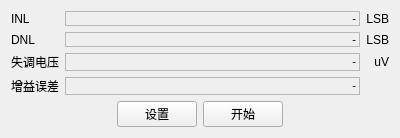
<?xml version="1.0" encoding="UTF-8"?>
<ui version="4.0">
 <class>QStaticTestWidgetClass</class>
 <widget class="QWidget" name="QStaticTestWidgetClass">
  <property name="geometry">
   <rect>
    <x>0</x>
    <y>0</y>
    <width>400</width>
    <height>129</height>
   </rect>
  </property>
  <property name="windowTitle">
   <string>QStaticTestWidget</string>
  </property>
  <layout class="QVBoxLayout" name="verticalLayout">
   <item>
    <layout class="QGridLayout" name="gridLayout">
     <item row="0" column="0" colspan="2">
      <widget class="QLabel" name="label_16">
       <property name="text">
        <string>INL</string>
       </property>
      </widget>
     </item>
     <item row="0" column="2">
      <widget class="QLineLabel" name="inl">
       <property name="sizePolicy">
        <sizepolicy hsizetype="Expanding" vsizetype="Preferred">
         <horstretch>0</horstretch>
         <verstretch>0</verstretch>
        </sizepolicy>
       </property>
       <property name="frameShape">
        <enum>QFrame::StyledPanel</enum>
       </property>
       <property name="text">
        <string>&lt;!DOCTYPE HTML PUBLIC &quot;-//W3C//DTD HTML 4.0//EN&quot; &quot;http://www.w3.org/TR/REC-html40/strict.dtd&quot;&gt;
&lt;html&gt;&lt;head&gt;&lt;meta name=&quot;qrichtext&quot; content=&quot;1&quot; /&gt;&lt;style type=&quot;text/css&quot;&gt;
p, li { white-space: pre-wrap; }
&lt;/style&gt;&lt;/head&gt;&lt;body style=&quot; font-family:'MS Shell Dlg 2'; font-size:8.25pt; font-weight:400; font-style:normal;&quot;&gt;
&lt;p style=&quot; margin-top:0px; margin-bottom:0px; margin-left:0px; margin-right:0px; -qt-block-indent:0; text-indent:0px;&quot;&gt;&lt;span style=&quot; font-size:8pt;&quot;&gt;-&lt;/span&gt;&lt;/p&gt;&lt;/body&gt;&lt;/html&gt;</string>
       </property>
       <property name="alignment">
        <set>Qt::AlignRight|Qt::AlignTrailing|Qt::AlignVCenter</set>
       </property>
      </widget>
     </item>
     <item row="0" column="3">
      <widget class="QLabel" name="label_17">
       <property name="text">
        <string>LSB</string>
       </property>
       <property name="alignment">
        <set>Qt::AlignRight|Qt::AlignTrailing|Qt::AlignVCenter</set>
       </property>
      </widget>
     </item>
     <item row="1" column="0" colspan="2">
      <widget class="QLabel" name="label_18">
       <property name="text">
        <string>DNL</string>
       </property>
      </widget>
     </item>
     <item row="1" column="2">
      <widget class="QLineLabel" name="dnl">
       <property name="sizePolicy">
        <sizepolicy hsizetype="Expanding" vsizetype="Preferred">
         <horstretch>0</horstretch>
         <verstretch>0</verstretch>
        </sizepolicy>
       </property>
       <property name="frameShape">
        <enum>QFrame::StyledPanel</enum>
       </property>
       <property name="text">
        <string>&lt;!DOCTYPE HTML PUBLIC &quot;-//W3C//DTD HTML 4.0//EN&quot; &quot;http://www.w3.org/TR/REC-html40/strict.dtd&quot;&gt;
&lt;html&gt;&lt;head&gt;&lt;meta name=&quot;qrichtext&quot; content=&quot;1&quot; /&gt;&lt;style type=&quot;text/css&quot;&gt;
p, li { white-space: pre-wrap; }
&lt;/style&gt;&lt;/head&gt;&lt;body style=&quot; font-family:'MS Shell Dlg 2'; font-size:8.25pt; font-weight:400; font-style:normal;&quot;&gt;
&lt;p style=&quot; margin-top:0px; margin-bottom:0px; margin-left:0px; margin-right:0px; -qt-block-indent:0; text-indent:0px;&quot;&gt;&lt;span style=&quot; font-size:8pt;&quot;&gt;-&lt;/span&gt;&lt;/p&gt;&lt;/body&gt;&lt;/html&gt;</string>
       </property>
       <property name="alignment">
        <set>Qt::AlignRight|Qt::AlignTrailing|Qt::AlignVCenter</set>
       </property>
      </widget>
     </item>
     <item row="1" column="3">
      <widget class="QLabel" name="label_19">
       <property name="text">
        <string>LSB</string>
       </property>
       <property name="alignment">
        <set>Qt::AlignRight|Qt::AlignTrailing|Qt::AlignVCenter</set>
       </property>
      </widget>
     </item>
     <item row="2" column="0" colspan="2">
      <widget class="QLabel" name="label_20">
       <property name="text">
        <string>失调电压</string>
       </property>
      </widget>
     </item>
     <item row="2" column="2">
      <widget class="QLineLabel" name="offsetVolt">
       <property name="sizePolicy">
        <sizepolicy hsizetype="Expanding" vsizetype="Preferred">
         <horstretch>0</horstretch>
         <verstretch>0</verstretch>
        </sizepolicy>
       </property>
       <property name="frameShape">
        <enum>QFrame::StyledPanel</enum>
       </property>
       <property name="text">
        <string>&lt;!DOCTYPE HTML PUBLIC &quot;-//W3C//DTD HTML 4.0//EN&quot; &quot;http://www.w3.org/TR/REC-html40/strict.dtd&quot;&gt;
&lt;html&gt;&lt;head&gt;&lt;meta name=&quot;qrichtext&quot; content=&quot;1&quot; /&gt;&lt;style type=&quot;text/css&quot;&gt;
p, li { white-space: pre-wrap; }
&lt;/style&gt;&lt;/head&gt;&lt;body style=&quot; font-family:'MS Shell Dlg 2'; font-size:8.25pt; font-weight:400; font-style:normal;&quot;&gt;
&lt;p style=&quot; margin-top:0px; margin-bottom:0px; margin-left:0px; margin-right:0px; -qt-block-indent:0; text-indent:0px;&quot;&gt;&lt;span style=&quot; font-size:8pt;&quot;&gt;-&lt;/span&gt;&lt;/p&gt;&lt;/body&gt;&lt;/html&gt;</string>
       </property>
       <property name="alignment">
        <set>Qt::AlignRight|Qt::AlignTrailing|Qt::AlignVCenter</set>
       </property>
      </widget>
     </item>
     <item row="2" column="3">
      <widget class="QLabel" name="label_21">
       <property name="text">
        <string>uV</string>
       </property>
       <property name="alignment">
        <set>Qt::AlignRight|Qt::AlignTrailing|Qt::AlignVCenter</set>
       </property>
      </widget>
     </item>
     <item row="3" column="0" colspan="2">
      <widget class="QLabel" name="label_22">
       <property name="text">
        <string>增益误差</string>
       </property>
      </widget>
     </item>
     <item row="3" column="2">
      <widget class="QLineLabel" name="gainError">
       <property name="sizePolicy">
        <sizepolicy hsizetype="Expanding" vsizetype="Preferred">
         <horstretch>0</horstretch>
         <verstretch>0</verstretch>
        </sizepolicy>
       </property>
       <property name="frameShape">
        <enum>QFrame::StyledPanel</enum>
       </property>
       <property name="text">
        <string>&lt;!DOCTYPE HTML PUBLIC &quot;-//W3C//DTD HTML 4.0//EN&quot; &quot;http://www.w3.org/TR/REC-html40/strict.dtd&quot;&gt;
&lt;html&gt;&lt;head&gt;&lt;meta name=&quot;qrichtext&quot; content=&quot;1&quot; /&gt;&lt;style type=&quot;text/css&quot;&gt;
p, li { white-space: pre-wrap; }
&lt;/style&gt;&lt;/head&gt;&lt;body style=&quot; font-family:'MS Shell Dlg 2'; font-size:8.25pt; font-weight:400; font-style:normal;&quot;&gt;
&lt;p style=&quot; margin-top:0px; margin-bottom:0px; margin-left:0px; margin-right:0px; -qt-block-indent:0; text-indent:0px;&quot;&gt;&lt;span style=&quot; font-size:8pt;&quot;&gt;-&lt;/span&gt;&lt;/p&gt;&lt;/body&gt;&lt;/html&gt;</string>
       </property>
       <property name="alignment">
        <set>Qt::AlignRight|Qt::AlignTrailing|Qt::AlignVCenter</set>
       </property>
      </widget>
     </item>
    </layout>
   </item>
   <item>
    <layout class="QHBoxLayout" name="horizontalLayout">
     <item>
      <spacer name="horizontalSpacer">
       <property name="orientation">
        <enum>Qt::Horizontal</enum>
       </property>
       <property name="sizeHint" stdset="0">
        <size>
         <width>40</width>
         <height>20</height>
        </size>
       </property>
      </spacer>
     </item>
     <item>
      <widget class="QPushButton" name="pushButtonSetStaticTest">
       <property name="text">
        <string>设置</string>
       </property>
      </widget>
     </item>
     <item>
      <widget class="QPushButton" name="pushButtonStartStop">
       <property name="text">
        <string>开始</string>
       </property>
      </widget>
     </item>
     <item>
      <spacer name="horizontalSpacer_2">
       <property name="orientation">
        <enum>Qt::Horizontal</enum>
       </property>
       <property name="sizeHint" stdset="0">
        <size>
         <width>40</width>
         <height>20</height>
        </size>
       </property>
      </spacer>
     </item>
    </layout>
   </item>
  </layout>
 </widget>
 <layoutdefault spacing="6" margin="11"/>
 <customwidgets>
  <customwidget>
   <class>QLineLabel</class>
   <extends>QLabel</extends>
   <header>qlinelabel.h</header>
  </customwidget>
 </customwidgets>
 <resources/>
 <connections/>
</ui>
